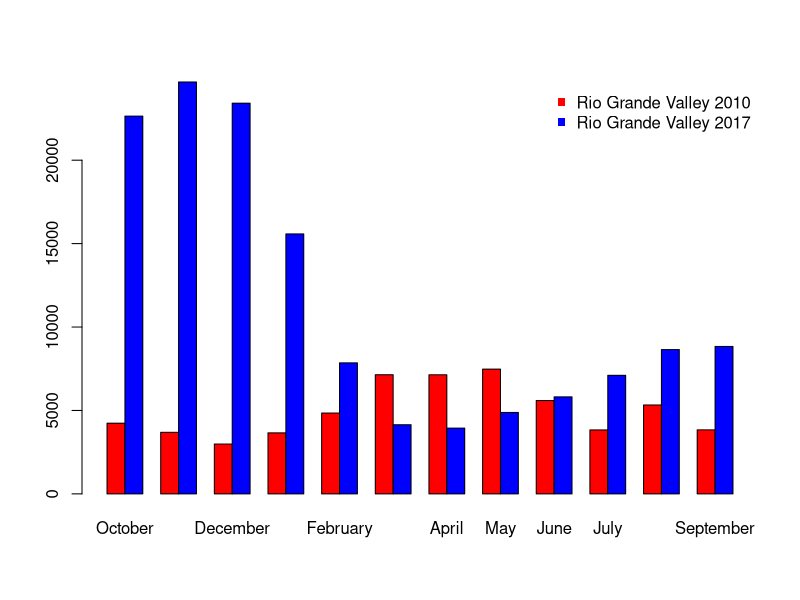
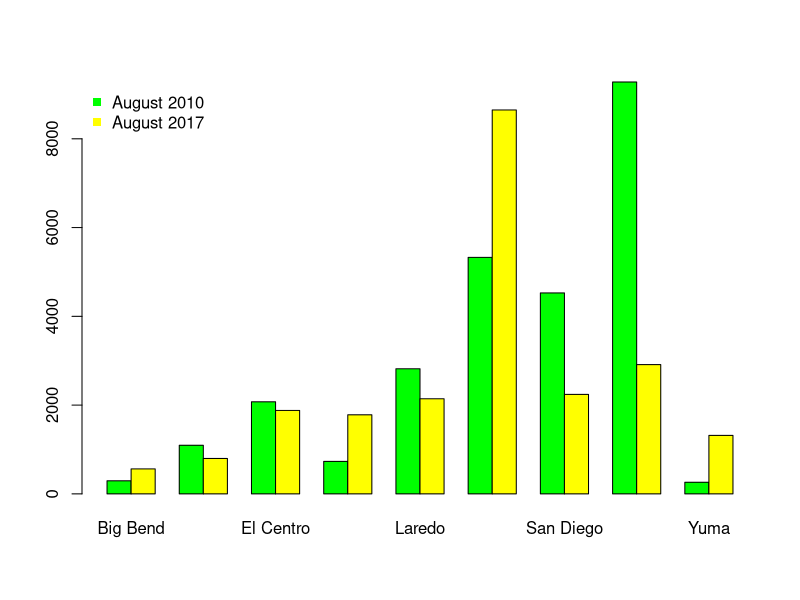
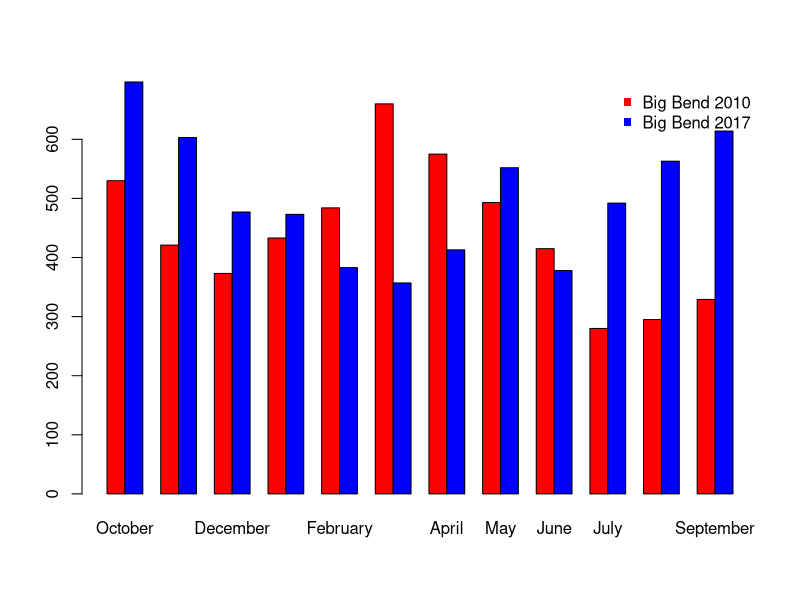

The R script that drew these images, in order:
#function that turn the sector col to row name
rowname <- function(x){
  rownames(x) <- x[,1]
  x<-subset(x,select=-Sector)
  x
}

#load the data and clean them
year2010 <- read.csv("BP Apprehensions 2010.csv")
year2017 <- read.csv("PB Apprehensions 2017.csv")
year2010 <- rowname(year2010)
year2017 <- rowname(year2017)
sector <- rownames(year2010)
month <- colnames(year2010)

#function that shows side by side graph for each sector
sbsgraph_sec <- function(i){ 
  year_comb <- rbind(year2010[i,],year2017[i,])
  barplot(as.matrix(year_comb), beside = TRUE, col = c("red", "blue"), bty="n" )
  legend("topright", c(paste(sector[i] ,"2010"),paste(sector[i],"2017")), pch=15,  col=c("red","blue"),  bty="n")
}

#function that shows side by side graph for each year
sbsgraph_year <- function(i){
  year2010<-t(year2010)
  year2017<-t(year2017)
  year_comb <- rbind(year2010[i,],year2017[i,])
  barplot(as.matrix(year_comb), beside = TRUE, col = c("green", "yellow"), bty="n" )
  legend("topleft", c(paste(month[i] ,"2010"),paste(month[i],"2017")), pch=15,  col=c("green", "yellow"),  bty="n")
}

sbsgraph_sec(6)
sbsgraph_year(11)
sbsgraph_sec(1)

